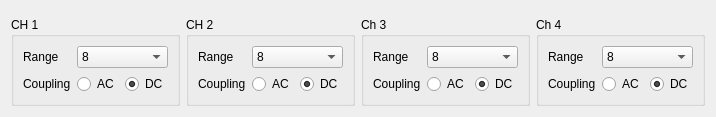
      <widget class="QWidget" name="tab_Monitor">
       <attribute name="title">
        <string>CH Monitor</string>
       </attribute>
       <layout class="QVBoxLayout" name="verticalLayout_15">
        <item>
         <layout class="QVBoxLayout" name="verticalLayout_6">
          <item>
           <widget class="QWidget" name="CH_MonitorPlotPlaceholder" native="true"/>
          </item>
         </layout>
        </item>
        <item>
         <layout class="QGridLayout" name="gridLayout_CH_settings">
          <item row="0" column="2">
           <widget class="QGroupBox" name="groupBox_M_CH3">
            <property name="title">
             <string>Ch 3</string>
            </property>
            <layout class="QGridLayout" name="gridLayout_41">
             <item row="0" column="0">
              <layout class="QGridLayout" name="gridLayout_37">
               <item row="1" column="0">
                <widget class="QLabel" name="label_65">
                 <property name="text">
                  <string>Coupling</string>
                 </property>
                </widget>
               </item>
               <item row="0" column="1">
                <widget class="QComboBox" name="comboBox_M_CH3Range">
                 <property name="currentIndex">
                  <number>5</number>
                 </property>
                 <item>
                  <property name="text">
                   <string>0.2</string>
                  </property>
                 </item>
                 <item>
                  <property name="text">
                   <string>0.4</string>
                  </property>
                 </item>
                 <item>
                  <property name="text">
                   <string>0.8</string>
                  </property>
                 </item>
                 <item>
                  <property name="text">
                   <string>2</string>
                  </property>
                 </item>
                 <item>
                  <property name="text">
                   <string>4</string>
                  </property>
                 </item>
                 <item>
                  <property name="text">
                   <string>8</string>
                  </property>
                 </item>
                 <item>
                  <property name="text">
                   <string>20</string>
                  </property>
                 </item>
                 <item>
                  <property name="text">
                   <string>40</string>
                  </property>
                 </item>
                 <item>
                  <property name="text">
                   <string>80</string>
                  </property>
                 </item>
                </widget>
               </item>
               <item row="1" column="1">
                <layout class="QGridLayout" name="gridLayout_38">
                 <item row="0" column="0">
                  <widget class="QRadioButton" name="radioButton_M_CH3AC">
                   <property name="text">
                    <string>AC</string>
                   </property>
                  </widget>
                 </item>
                 <item row="0" column="1">
                  <widget class="QRadioButton" name="radioButton_M_CH3DC">
                   <property name="text">
                    <string>DC</string>
                   </property>
                   <property name="checked">
                    <bool>true</bool>
                   </property>
                  </widget>
                 </item>
                </layout>
               </item>
               <item row="0" column="0">
                <widget class="QLabel" name="label_66">
                 <property name="text">
                  <string>Range</string>
                 </property>
                </widget>
               </item>
              </layout>
             </item>
            </layout>
           </widget>
          </item>
          <item row="0" column="3">
           <widget class="QGroupBox" name="groupBox_M_CH4">
            <property name="title">
             <string>Ch 4</string>
            </property>
            <layout class="QGridLayout" name="gridLayout_42">
             <item row="0" column="0">
              <layout class="QGridLayout" name="gridLayout_39">
               <item row="1" column="0">
                <widget class="QLabel" name="label_67">
                 <property name="text">
                  <string>Coupling</string>
                 </property>
                </widget>
               </item>
               <item row="0" column="1">
                <widget class="QComboBox" name="comboBox_M_CH4Range">
                 <property name="currentIndex">
                  <number>5</number>
                 </property>
                 <item>
                  <property name="text">
                   <string>0.2</string>
                  </property>
                 </item>
                 <item>
                  <property name="text">
                   <string>0.4</string>
                  </property>
                 </item>
                 <item>
                  <property name="text">
                   <string>0.8</string>
                  </property>
                 </item>
                 <item>
                  <property name="text">
                   <string>2</string>
                  </property>
                 </item>
                 <item>
                  <property name="text">
                   <string>4</string>
                  </property>
                 </item>
                 <item>
                  <property name="text">
                   <string>8</string>
                  </property>
                 </item>
                 <item>
                  <property name="text">
                   <string>20</string>
                  </property>
                 </item>
                 <item>
                  <property name="text">
                   <string>40</string>
                  </property>
                 </item>
                 <item>
                  <property name="text">
                   <string>80</string>
                  </property>
                 </item>
                </widget>
               </item>
               <item row="1" column="1">
                <layout class="QGridLayout" name="gridLayout_40">
                 <item row="0" column="0">
                  <widget class="QRadioButton" name="radioButton_M_CH4AC">
                   <property name="text">
                    <string>AC</string>
                   </property>
                  </widget>
                 </item>
                 <item row="0" column="1">
                  <widget class="QRadioButton" name="radioButton_M_CH4DC">
                   <property name="text">
                    <string>DC</string>
                   </property>
                   <property name="checked">
                    <bool>true</bool>
                   </property>
                  </widget>
                 </item>
                </layout>
               </item>
               <item row="0" column="0">
                <widget class="QLabel" name="label_68">
                 <property name="text">
                  <string>Range</string>
                 </property>
                </widget>
               </item>
              </layout>
             </item>
            </layout>
           </widget>
          </item>
          <item row="0" column="0">
           <widget class="QGroupBox" name="groupBox_M_CH1">
            <property name="title">
             <string>CH 1</string>
            </property>
            <layout class="QGridLayout" name="gridLayout_15">
             <item row="0" column="0">
              <layout class="QGridLayout" name="gridLayout_14">
               <item row="1" column="0">
                <widget class="QLabel" name="label_30">
                 <property name="text">
                  <string>Coupling</string>
                 </property>
                </widget>
               </item>
               <item row="0" column="0">
                <widget class="QLabel" name="label_29">
                 <property name="text">
                  <string>Range</string>
                 </property>
                </widget>
               </item>
               <item row="0" column="1">
                <widget class="QComboBox" name="comboBox_M_CH1Range">
                 <property name="currentIndex">
                  <number>5</number>
                 </property>
                 <item>
                  <property name="text">
                   <string>0.2</string>
                  </property>
                 </item>
                 <item>
                  <property name="text">
                   <string>0.4</string>
                  </property>
                 </item>
                 <item>
                  <property name="text">
                   <string>0.8</string>
                  </property>
                 </item>
                 <item>
                  <property name="text">
                   <string>2</string>
                  </property>
                 </item>
                 <item>
                  <property name="text">
                   <string>4</string>
                  </property>
                 </item>
                 <item>
                  <property name="text">
                   <string>8</string>
                  </property>
                 </item>
                 <item>
                  <property name="text">
                   <string>20</string>
                  </property>
                 </item>
                 <item>
                  <property name="text">
                   <string>40</string>
                  </property>
                 </item>
                 <item>
                  <property name="text">
                   <string>80</string>
                  </property>
                 </item>
                </widget>
               </item>
               <item row="1" column="1">
                <layout class="QGridLayout" name="gridLayout_30">
                 <item row="0" column="0">
                  <widget class="QRadioButton" name="radioButton_M_CH1AC">
                   <property name="text">
                    <string>AC</string>
                   </property>
                  </widget>
                 </item>
                 <item row="0" column="1">
                  <widget class="QRadioButton" name="radioButton_M_CH1DC">
                   <property name="text">
                    <string>DC</string>
                   </property>
                   <property name="checked">
                    <bool>true</bool>
                   </property>
                  </widget>
                 </item>
                </layout>
               </item>
              </layout>
             </item>
            </layout>
           </widget>
          </item>
          <item row="0" column="1">
           <widget class="QGroupBox" name="groupBox_M_CH2">
            <property name="title">
             <string>CH 2</string>
            </property>
            <layout class="QGridLayout" name="gridLayout_36">
             <item row="0" column="0">
              <layout class="QGridLayout" name="gridLayout_34">
               <item row="1" column="0">
                <widget class="QLabel" name="label_63">
                 <property name="text">
                  <string>Coupling</string>
                 </property>
                </widget>
               </item>
               <item row="0" column="1">
                <widget class="QComboBox" name="comboBox_M_CH2Range">
                 <property name="currentIndex">
                  <number>5</number>
                 </property>
                 <item>
                  <property name="text">
                   <string>0.2</string>
                  </property>
                 </item>
                 <item>
                  <property name="text">
                   <string>0.4</string>
                  </property>
                 </item>
                 <item>
                  <property name="text">
                   <string>0.8</string>
                  </property>
                 </item>
                 <item>
                  <property name="text">
                   <string>2</string>
                  </property>
                 </item>
                 <item>
                  <property name="text">
                   <string>4</string>
                  </property>
                 </item>
                 <item>
                  <property name="text">
                   <string>8</string>
                  </property>
                 </item>
                 <item>
                  <property name="text">
                   <string>20</string>
                  </property>
                 </item>
                 <item>
                  <property name="text">
                   <string>40</string>
                  </property>
                 </item>
                 <item>
                  <property name="text">
                   <string>80</string>
                  </property>
                 </item>
                </widget>
               </item>
               <item row="1" column="1">
                <layout class="QGridLayout" name="gridLayout_35">
                 <item row="0" column="0">
                  <widget class="QRadioButton" name="radioButton_M_CH2AC">
                   <property name="text">
                    <string>AC</string>
                   </property>
                  </widget>
                 </item>
                 <item row="0" column="1">
                  <widget class="QRadioButton" name="radioButton_M_CH2DC">
                   <property name="text">
                    <string>DC</string>
                   </property>
                   <property name="checked">
                    <bool>true</bool>
                   </property>
                  </widget>
                 </item>
                </layout>
               </item>
               <item row="0" column="0">
                <widget class="QLabel" name="label_64">
                 <property name="text">
                  <string>Range</string>
                 </property>
                </widget>
               </item>
              </layout>
             </item>
            </layout>
           </widget>
          </item>
         </layout>
        </item>
       </layout>
      </widget>
